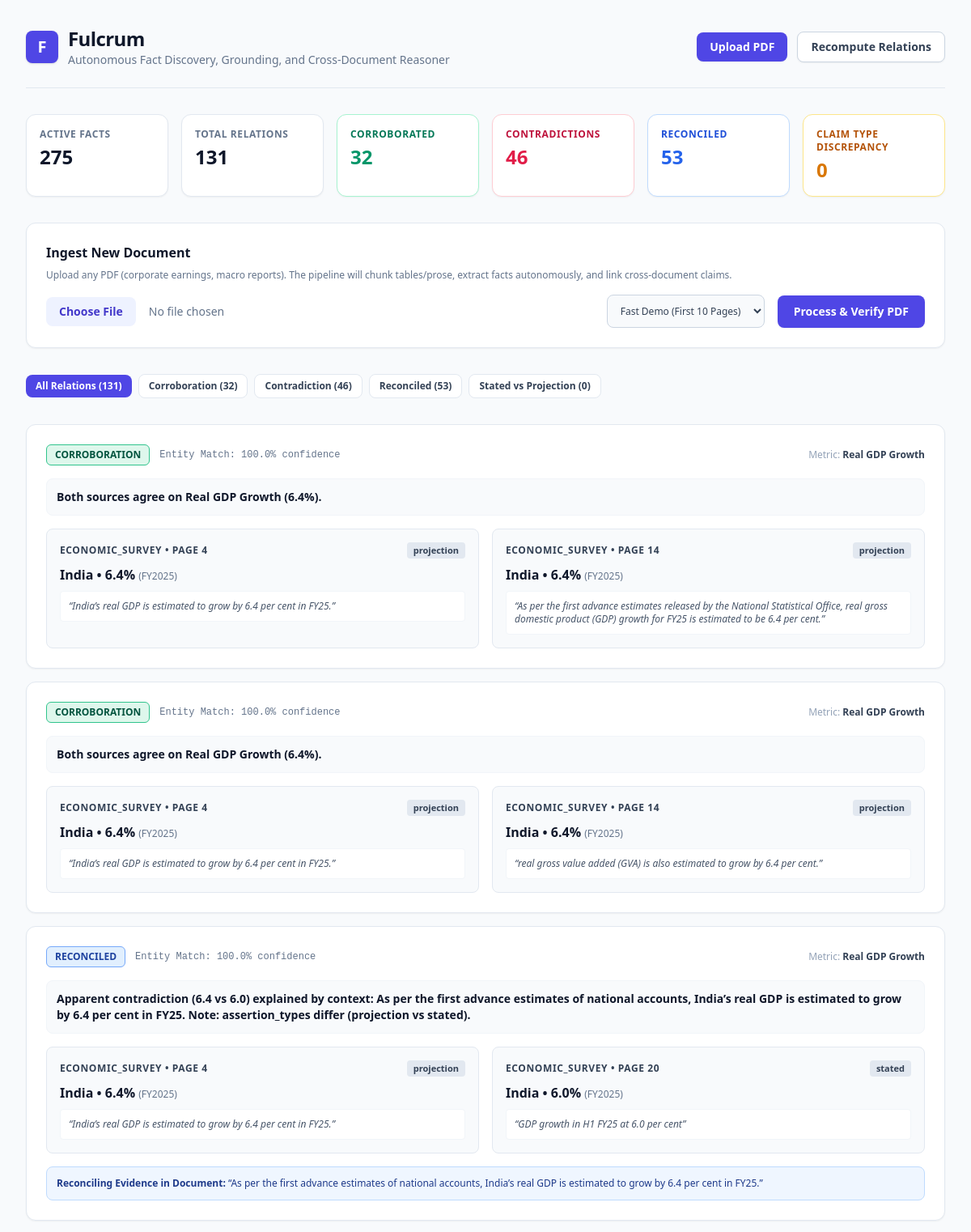
The page / (upper part) on the database its author committed.
### tables this page shows
CREATE TABLE relations (
        id TEXT PRIMARY KEY,
        fact_a_id TEXT NOT NULL,
        fact_b_id TEXT NOT NULL,
        relation_type TEXT NOT NULL,
        explanation TEXT NOT NULL,
        evidence_quote TEXT,
        entity_resolution_confidence REAL NOT NULL,
        created_at TIMESTAMP DEFAULT CURRENT_TIMESTAMP,
        FOREIGN KEY (fact_a_id) REFERENCES facts(id),
        FOREIGN KEY (fact_b_id) REFERENCES facts(id)
    );

CREATE TABLE facts (
        id TEXT PRIMARY KEY,
        extraction_run_id TEXT NOT NULL,
        is_active INTEGER NOT NULL DEFAULT 1,
        entity TEXT NOT NULL,
        attribute TEXT NOT NULL,
        value REAL,
        value_text TEXT,
        unit TEXT,
        period_raw TEXT NOT NULL,
        period_type TEXT NOT NULL,
        period_normalized TEXT,
        assertion_type TEXT NOT NULL,
        source_doc TEXT NOT NULL,
        source_page INTEGER NOT NULL,
        source_quote TEXT NOT NULL,
        chunk_id TEXT NOT NULL,
        extraction_confidence REAL NOT NULL,
        created_at TIMESTAMP DEFAULT CURRENT_TIMESTAMP
    );

### src/app.py (the view)
@app.get("/", response_class=HTMLResponse)
def dashboard(request: Request):
    facts = get_active_facts()
    facts_by_id = {f["id"]: f for f in facts}
    raw_relations = get_all_relations()
    hydrated_relations = []
    stats = {
        "total_facts": len(facts),
        "total_relations": len(raw_relations),
        "corroborations": 0,
        "contradictions": 0,
        "reconciled": 0,
        "different_claim_types": 0
    }
    for r in raw_relations:
        fa = facts_by_id.get(r["fact_a_id"])
        fb = facts_by_id.get(r["fact_b_id"])
        if not fa or not fb:
            continue
        rtype = r["relation_type"]
        if rtype == "corroboration":
            stats["corroborations"] += 1
        elif rtype == "contradiction":
            stats["contradictions"] += 1
        elif rtype in ["reconciled", "candidate_reconciliation"]:
            stats["reconciled"] += 1
        elif rtype == "different_claim_type":
            stats["different_claim_types"] += 1
        hydrated_relations.append({
            "id": r["id"],
            "relation_type": rtype,
            "explanation": r["explanation"],
            "evidence_quote": r.get("evidence_quote"),
            "entity_resolution_confidence": r["entity_resolution_confidence"],
            "fact_a": fa,
            "fact_b": fb
        })
    return templates.TemplateResponse(
        request=request,
        name="index.html",
        context={
            "relations": hydrated_relations,
            "stats": stats
        }
    )

### src/templates/index.html (shortened to what this page needs)
<!DOCTYPE html>
<html lang="en">
<head>
  <script src="https://cdn.tailwindcss.com"></script>
</head>
<body class="bg-slate-50 text-slate-900 min-h-screen">
  <div class="max-w-7xl mx-auto px-4 sm:px-6 lg:px-8 py-8">
    <div class="flex flex-col md:flex-row md:items-center md:justify-between border-b border-slate-200 pb-6 mb-8">
      <div>
        <div class="flex items-center space-x-3">
          <div class="h-10 w-10 rounded-lg bg-indigo-600 flex items-center justify-center text-white font-bold text-xl shadow">F</div>
          <div>
            <h1 class="text-2xl font-bold text-slate-900 tracking-tight">Fulcrum</h1>
            <p class="text-sm text-slate-500">Autonomous Fact Discovery, Grounding, and Cross-Document Reasoner</p>
          </div>
        </div>
      </div>
      <div class="mt-4 md:mt-0 flex items-center space-x-3">
        <a href="#upload-section" class="px-4 py-2 bg-indigo-600 hover:bg-indigo-700 text-white text-sm font-semibold rounded-lg shadow-sm transition">Upload PDF</a>
        <button onclick="recomputeRelations()" class="px-4 py-2 bg-white hover:bg-slate-50 text-slate-700 border border-slate-300 text-sm font-semibold rounded-lg shadow-sm transition">Recompute Relations</button>
      </div>
    </div>
    <div class="grid grid-cols-2 sm:grid-cols-3 lg:grid-cols-6 gap-4 mb-8">
      <div class="bg-white p-4 rounded-xl border border-slate-200 shadow-sm">
        <p class="text-xs font-semibold text-slate-500 uppercase tracking-wider">Active Facts</p>
        <p class="text-2xl font-bold text-slate-900 mt-1">{{ stats.total_facts }}</p>
      </div>
      <div class="bg-white p-4 rounded-xl border border-slate-200 shadow-sm">
        <p class="text-xs font-semibold text-slate-500 uppercase tracking-wider">Total Relations</p>
        <p class="text-2xl font-bold text-slate-900 mt-1">{{ stats.total_relations }}</p>
      </div>
      <div class="bg-white p-4 rounded-xl border border-emerald-200 shadow-sm">
        <p class="text-xs font-semibold text-emerald-700 uppercase tracking-wider">Corroborated</p>
        <p class="text-2xl font-bold text-emerald-600 mt-1">{{ stats.corroborations }}</p>
      </div>
      <div class="bg-white p-4 rounded-xl border border-rose-200 shadow-sm">
        <p class="text-xs font-semibold text-rose-700 uppercase tracking-wider">Contradictions</p>
        <p class="text-2xl font-bold text-rose-600 mt-1">{{ stats.contradictions }}</p>
      </div>
      <div class="bg-white p-4 rounded-xl border border-blue-200 shadow-sm">
        <p class="text-xs font-semibold text-blue-700 uppercase tracking-wider">Reconciled</p>
        <p class="text-2xl font-bold text-blue-600 mt-1">{{ stats.reconciled }}</p>
      </div>
      <div class="bg-white p-4 rounded-xl border border-amber-200 shadow-sm">
        <p class="text-xs font-semibold text-amber-700 uppercase tracking-wider">Claim Type Discrepancy</p>
        <p class="text-2xl font-bold text-amber-600 mt-1">{{ stats.different_claim_types }}</p>
      </div>
    </div>
    <div id="upload-section" class="bg-white rounded-xl border border-slate-200 p-6 mb-8 shadow-sm">
      <h2 class="text-base font-bold text-slate-900 mb-2">Ingest New Document</h2>
      <p class="text-xs text-slate-500 mb-4">Upload any PDF (corporate earnings, macro reports). The pipeline will chunk tables/prose, extract facts autonomously, and link cross-document claims.</p>
      <form id="uploadForm" class="flex flex-col sm:flex-row items-center gap-4">
        <input type="file" id="pdfFile" accept="application/pdf" class="block w-full text-sm text-slate-500 file:mr-4 file:py-2 file:px-4 file:rounded-lg file:border-0 file:text-sm file:font-semibold file:bg-indigo-50 file:text-indigo-700 hover:file:bg-indigo-100 cursor-pointer" required />
        <select id="maxPagesSelect" class="w-full sm:w-auto text-xs border border-slate-300 rounded-lg px-3 py-2.5 bg-slate-50 text-slate-700 font-medium cursor-pointer">
          <option value="10">Fast Demo (First 10 Pages)</option>
        </select>
        <button type="submit" id="uploadBtn" class="w-full sm:w-auto px-5 py-2.5 bg-indigo-600 hover:bg-indigo-700 text-white text-sm font-semibold rounded-lg shadow-sm whitespace-nowrap transition">Process & Verify PDF</button>
      </form>
    </div>
    <div class="flex items-center space-x-2 mb-6 overflow-x-auto pb-2">
      <button onclick="filterCards('all')" class="filter-btn px-3 py-1.5 rounded-lg text-xs font-semibold bg-indigo-600 text-white">All Relations ({{ relations|length }})</button>
      <button onclick="filterCards('corroboration')" class="filter-btn px-3 py-1.5 rounded-lg text-xs font-semibold bg-white text-slate-700 hover:bg-slate-100 border border-slate-200">Corroboration ({{ stats.corroborations }})</button>
      <button onclick="filterCards('contradiction')" class="filter-btn px-3 py-1.5 rounded-lg text-xs font-semibold bg-white text-slate-700 hover:bg-slate-100 border border-slate-200">Contradiction ({{ stats.contradictions }})</button>
      <button onclick="filterCards('reconciled')" class="filter-btn px-3 py-1.5 rounded-lg text-xs font-semibold bg-white text-slate-700 hover:bg-slate-100 border border-slate-200">Reconciled ({{ stats.reconciled }})</button>
      <button onclick="filterCards('different_claim_type')" class="filter-btn px-3 py-1.5 rounded-lg text-xs font-semibold bg-white text-slate-700 hover:bg-slate-100 border border-slate-200">Stated vs Projection ({{ stats.different_claim_types }})</button>
    </div>
    <div class="space-y-4">
      {% for item in relations %}
      <div class="relation-card bg-white rounded-xl border border-slate-200 p-6 shadow-sm hover:border-slate-300 transition" data-type="{{ item.relation_type }}">
        <div class="flex items-center justify-between mb-4">
          <div class="flex items-center space-x-3">
            <span class="px-2.5 py-1 text-xs font-bold uppercase rounded-md badge-{{ item.relation_type }}">
              {{ item.relation_type.replace('_', ' ') }}
            </span>
            <span class="text-xs text-slate-500 font-mono">Entity Match: {{ (item.entity_resolution_confidence * 100)|round(0) }}% confidence</span>
          </div>
          <span class="text-xs text-slate-400 font-medium">Metric: <strong class="text-slate-700">{{ item.fact_a.attribute }}</strong></span>
        </div>
        <p class="text-sm font-semibold text-slate-900 mb-4 bg-slate-50 p-3 rounded-lg border border-slate-100">
          {{ item.explanation }}
        </p>
        <div class="grid grid-cols-1 md:grid-cols-2 gap-4">
          <div class="p-4 rounded-lg bg-slate-50 border border-slate-200">
            <div class="flex items-center justify-between text-xs text-slate-500 mb-2">
              <span class="font-bold uppercase tracking-wider text-slate-700">{{ item.fact_a.source_doc }} &bull; Page {{ item.fact_a.source_page }}</span>
              <span class="px-2 py-0.5 rounded text-[11px] font-semibold bg-slate-200 text-slate-700">{{ item.fact_a.assertion_type }}</span>
            </div>
            <div class="text-base font-bold text-slate-900 mb-1">
              {{ item.fact_a.entity }} &bull; {{ item.fact_a.value }}{{ item.fact_a.unit or '' }}
              <span class="text-xs font-normal text-slate-500">({{ item.fact_a.period_normalized or item.fact_a.period_raw }})</span>
            </div>
            <p class="text-xs italic text-slate-600 mt-2 bg-white p-2.5 rounded border border-slate-100">
              &ldquo;{{ item.fact_a.source_quote }}&rdquo;
            </p>
          </div>
          <div class="p-4 rounded-lg bg-slate-50 border border-slate-200">
            <div class="flex items-center justify-between text-xs text-slate-500 mb-2">
              <span class="font-bold uppercase tracking-wider text-slate-700">{{ item.fact_b.source_doc }} &bull; Page {{ item.fact_b.source_page }}</span>
              <span class="px-2 py-0.5 rounded text-[11px] font-semibold bg-slate-200 text-slate-700">{{ item.fact_b.assertion_type }}</span>
            </div>
            <div class="text-base font-bold text-slate-900 mb-1">
              {{ item.fact_b.entity }} &bull; {{ item.fact_b.value }}{{ item.fact_b.unit or '' }}
              <span class="text-xs font-normal text-slate-500">({{ item.fact_b.period_normalized or item.fact_b.period_raw }})</span>
            </div>
            <p class="text-xs italic text-slate-600 mt-2 bg-white p-2.5 rounded border border-slate-100">
              &ldquo;{{ item.fact_b.source_quote }}&rdquo;
            </p>
          </div>
        </div>
        {% if item.evidence_quote and item.relation_type in ['reconciled', 'candidate_reconciliation'] %}
        <div class="mt-4 p-3 bg-blue-50 border border-blue-200 rounded-lg text-xs text-blue-900">
          <strong class="font-bold">Reconciling Evidence in Document:</strong> &ldquo;{{ item.evidence_quote }}&rdquo;
        </div>
        {% endif %}
      </div>
      {% endfor %}
    </div>
  </div>
</body>
</html>

### src/templates/index.html (style rules this page uses)
.badge-corroboration { background-color: #DEF7EC; color: #03543F; border: 1px solid #31C48D; }
.badge-reconciled { background-color: #E1EFFE; color: #1E429F; border: 1px solid #76A9FA; }

### rows shown on the page
relations: relation_type.replace "CORROBORATION", (item.entity_resolution_confidence*100)|round(0) "100.0", fact_a.attribute "Real GDP Growth", explanation "Both sources agree on Real GDP Growth (6.4%).", fact_a.source_doc "ECONOMIC_SURVEY", fact_a.source_page "4", fact_a.assertion_type "projection", fact_a.entity "India", fact_a.value "6.4", fact_a "%", fact_a "FY2025", fact_a.source_quote "India’s real GDP is estimated to grow by 6.4 per cent in FY25.", fact_b.source_doc "ECONOMIC_SURVEY", fact_b.source_page "14", fact_b.assertion_type "projection", fact_b.entity "India", fact_b.value "6.4", fact_b "%", fact_b "FY2025", fact_b.source_quote "As per the first advance estimates released by the National Statistical Office, real gross domestic product (GDP) growth for FY25 is estimated to be 6.4 per cent."
relations: relation_type.replace "CORROBORATION", (item.entity_resolution_confidence*100)|round(0) "100.0", fact_a.attribute "Real GDP Growth", explanation "Both sources agree on Real GDP Growth (6.4%).", fact_a.source_doc "ECONOMIC_SURVEY", fact_a.source_page "4", fact_a.assertion_type "projection", fact_a.entity "India", fact_a.value "6.4", fact_a "%", fact_a "FY2025", fact_a.source_quote "India’s real GDP is estimated to grow by 6.4 per cent in FY25.", fact_b.source_doc "ECONOMIC_SURVEY", fact_b.source_page "14", fact_b.assertion_type "projection", fact_b.entity "India", fact_b.value "6.4", fact_b "%", fact_b "FY2025", fact_b.source_quote "real gross value added (GVA) is also estimated to grow by 6.4 per cent."
relations: relation_type.replace "RECONCILED", (item.entity_resolution_confidence*100)|round(0) "100.0", fact_a.attribute "Real GDP Growth", explanation "Apparent contradiction (6.4 vs 6.0) explained by context: As per the first advance estimates of national accounts, India’s real GDP is estimated to grow by 6.4 per cent in FY25. Note: assertion_types differ (projection vs stated).", fact_a.source_doc "ECONOMIC_SURVEY", fact_a.source_page "4", fact_a.assertion_type "projection", fact_a.entity "India", fact_a.value "6.4", fact_a "%", fact_a "FY2025", fact_a.source_quote "India’s real GDP is estimated to grow by 6.4 per cent in FY25.", fact_b.source_doc "ECONOMIC_SURVEY", fact_b.source_page "20", fact_b.assertion_type "stated", fact_b.entity "India", fact_b.value "6.0", fact_b "%", fact_b "FY2025", fact_b.source_quote "GDP growth in H1 FY25 at 6.0 per cent", evidence_quote "As per the first advance estimates of national accounts, India’s real GDP is estimated to grow by 6.4 per cent in FY25."

### other values the page prints
{{ stats.total_facts }} "275"
{{ stats.total_relations }} "131"
{{ stats.corroborations }} "32"
{{ stats.contradictions }} "46"
{{ stats.reconciled }} "53"
{{ stats.different_claim_types }} "0"
{{ relations|length }} "131"
